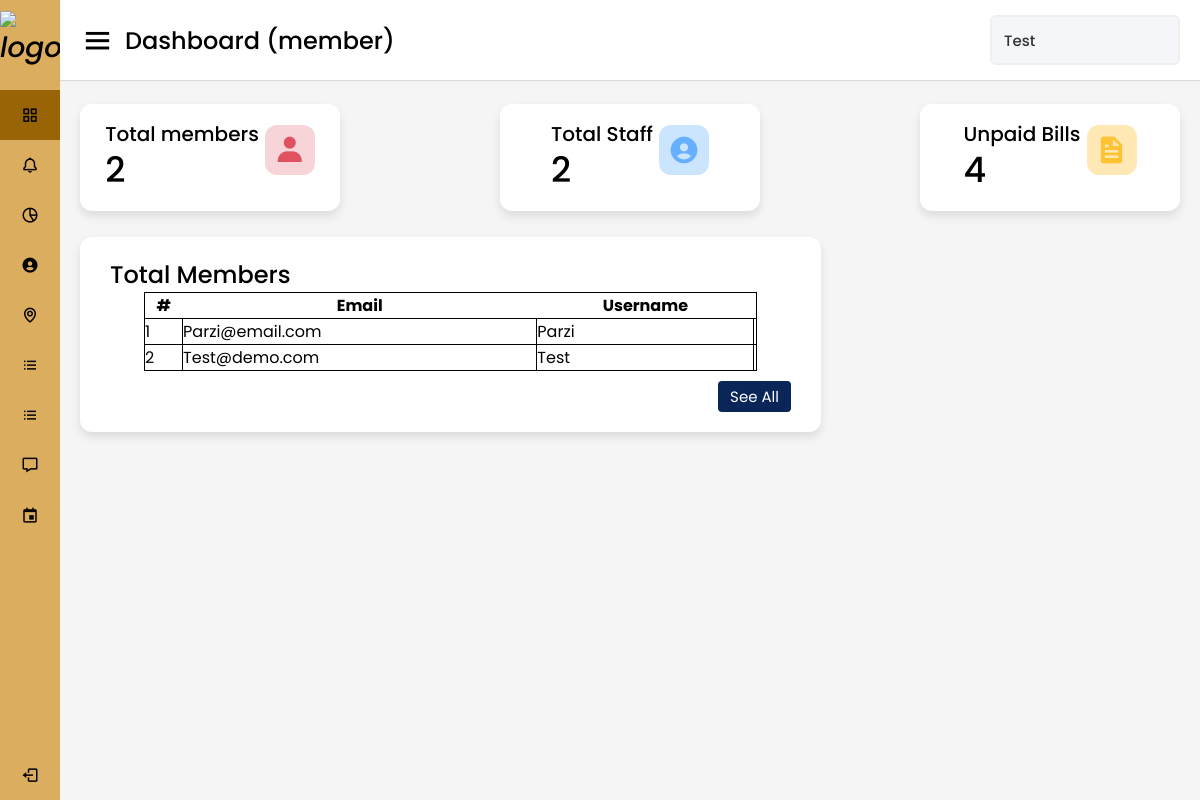
Screenshot of /members/Dashboard/member.php (signed in) with the database file from the repository.
### tables this page shows
CREATE TABLE `member` (
  `id` int(11) NOT NULL,
  `username` varchar(50) NOT NULL,
  `email` varchar(50) NOT NULL,
  `password` varchar(255) NOT NULL,
  `address` varchar(255) NOT NULL,
  `phone` int(10) DEFAULT NULL,
  `created_at` datetime DEFAULT current_timestamp()
);

### members/Dashboard/member.php (the view, shortened to what this page needs)
<!DOCTYPE html>
<html lang="en" dir="ltr">
<head>
    <link rel="stylesheet" href="member.css">
    <link href='https://unpkg.com/boxicons@2.0.7/css/boxicons.min.css' rel='stylesheet'>
</head>
<body>
    <div class="sidebar">
        <div class="logo-details">
            <i><img src="1.png"
                 alt="logo" width="100px" height="100px"></i>
            <span class="logo_name">HMS</span>
        </div>
        <ul class="nav-links">
            <li>
                <a href="member.php" class="active">
                    <i class='bx bx-grid-alt'></i>
                    <span class="links_name">Dashboard </span>
                </a>
            </li>
            <li>
                <a href="../Announcement/member_annou.php">
                    <i class='bx bx-bell'></i>
                    <span class="links_name">Announcement</span>
                </a>
            </li>
            <li>
                <a href="../Bill/index.php">
                    <i class='bx bx-pie-chart-alt-2'></i>
                    <span class="links_name">Maintainence Bill</span>
                </a>
            </li>
            <li>
                <a href="../Home_Services/home_ser.php">
                    <i class='bx bxs-user-circle'></i>
                    <span class="links_name">Home Service</span>
                </a>
            </li>
            <li>
                <a href="../Neighbourhood/member_neigh.php">
                    <i class='bx bx-map'></i>
                    <span class="links_name">Neighbourhood</span>
                </a>
            </li>
            <li>
                <a href="../Members/index.php">
                    <i class='bx bx-list-ul'></i>
                    <span class="links_name">Members</span>
                </a>
            </li>
            <li>
                <a href="../Members/staff/index.php">
                    <i class='bx bx-list-ul'></i>
                    <span class="links_name">Staff</span>
                </a>
            </li>
            <li>
                <a href="https://discord.gg/ytmJWCjyHZ" target="_blank">
                    <i class='bx bx-message'></i>
                    <span class="links_name">Chat Box</span>
                </a>
            </li>
            <li>
                <a href="../Event_calender/member_event.php">
                    <i class='bx bx-calendar-event'></i>
                    <span class="links_name">Events</span>
                </a>
            </li>
            <li class="log_out">
                <a href="../../logout.php">
                    <i class='bx bx-log-out'></i>
                    <span class="links_name">Log out</span>
                </a>
            </li>
        </ul>
    </div>
    <section class="home-section">
        <nav>
            <div class="sidebar-button">
                <i class='bx bx-menu sidebarBtn'></i>
                <span class="dashboard">Dashboard (member)</span>
            </div>
            <div class="profile-details">
                <span class="admin_name"><?php echo $_SESSION["username"]; ?></span>
            </div>
        </nav>
        <div class="home-content">
            <div class="overview-boxes">
                <div class="box">
                    <div class="right-side">
                        <div class="box-topic">Total members</div>
                        <?php
                            $con = new mysqli('localhost', 'root', '', 'hms');
                            $sql = "SELECT * FROM member";
                            if ($result=mysqli_query($con,$sql)) {
                                $rowcount=mysqli_num_rows($result);
                            }
                        ?>
                        <div class="number"><?php echo $rowcount ?></div>
                    </div>
                    <i class='bx bxs-user icon member'></i>
                </div>
                <div class="box">
                    <div class="right-side">
                        <div class="box-topic">Total Staff</div>
                        <?php
                            $con = new mysqli('localhost', 'root', '', 'hms');
                            $sql = "SELECT * FROM staff";
                            if ($result=mysqli_query($con,$sql)) {
                                $rowcount=mysqli_num_rows($result);
                            }
                        ?>
                        <div class="number"><?php echo $rowcount ?></div>
                    </div>
                    <i class='bx bxs-user-circle  icon staff'></i>
                </div>
                <div class="box">
                    <div class="right-side">
                        <div class="box-topic">Unpaid Bills</div>
                        <?php
                            $con = new mysqli('localhost', 'root', '', 'hms');
                            $sql = "SELECT * FROM billing where status=0";
                            if ($result=mysqli_query($con,$sql)) {
                                $rowcount=mysqli_num_rows($result);
                            }
                        ?>
                        <div class="number"><?php echo $rowcount ?></div>
                    </div>
                    <i class='bx bxs-file icon file'></i>
                </div>
            </div>
            <div class="sales-boxes">
            <div class="registry box">
                    <div class="title">Total Members</div>
                    <div class="registry-details">
            <table class="table-striped table-bordered col-md-12" style="border: 1px solid black; border-collapse: collapse; width:90%; margin-bottom: 10px; ">
			<thead style="border: 1px solid black; border-collapse: collapse">
				<tr style="border: 1px solid black; border-collapse: collapse">
					<th class="text-center">#</th>
					<th class="text-center">Email</th>
					<th class="text-center">Username</th>
				</tr>
			</thead>
			<tbody>
				<?php
 					$member = $con->query("SELECT * FROM member order by username asc");
 					$i = 1;
 					while($row= $member->fetch_assoc()):
				 ?>
				 <tr style="border: 1px solid black; border-collapse: collapse">
				 	<td class="text-center" style="border: 1px solid black; border-collapse: collapse">
				 		<?php echo $i++ ?>
				 	</td>
				 	<td style="border: 1px solid black; border-collapse: collapse">
				 		<?php echo ucwords($row['email']) ?>
				 	</td>
				 	<td style="border: 1px solid black; border-collapse: collapse">
				 		<?php echo $row['username'] ?>
				 	</td>
				 	<td>
                     </td>
				 </tr>
				<?php endwhile; ?>
			</tbody>
		</table>
                    <div class="button">
                        <a href="../Members/index.php">See All</a>
                    </div>
                </div>
            </div>
        </div>
    </section>
</body>
</html>

### members/Dashboard/member.css (style rules this page uses)
* { margin: 0; padding: 0; box-sizing: border-box; font-family: 'Poppins', sans-serif; }
.sidebar { position: fixed; height: 100%; width: 240px; background: #dbae5f; transition: all 0.5s ease; }
.sidebar .logo-details { height: 80px; display: flex; align-items: center; }
.sidebar .logo-details i { font-size: 28px; font-weight: 500; color: rgb(3, 1, 1); min-width: 60px; text-align: center }
.sidebar .logo-details .logo_name { color: rgb(3, 1, 1); font-size: 24px; font-weight: 500; }
.sidebar .nav-links { margin-top: 10px; }
.sidebar .nav-links li { position: relative; list-style: none; height: 50px; }
.sidebar .nav-links li a { height: 100%; width: 100%; display: flex; align-items: center; text-decoration: none; transition: all 0.4s ease; }
.sidebar .nav-links li a.active { background: #996406; }
.sidebar .nav-links li i { min-width: 60px; text-align: center; font-size: 18px; color: rgb(3, 1, 1); }
.sidebar .nav-links li a .links_name { color: rgb(3, 1, 1); font-size: 15px; font-weight: 400; white-space: nowrap; }
.sidebar .nav-links .log_out { position: absolute; bottom: 0; width: 100%; }
.home-section { position: relative; background: #f5f5f5; min-height: 100vh; width: calc(100% - 240px); left: 240px; transition: all 0.5s ease; }
.home-section nav { display: flex; justify-content: space-between; height: 80px; background: #fff; display: flex; align-items: center; position: fixed; width: calc(100% - 240px); left: 240px; z-index: 100; padding: 0 20px; box-shadow: 0 1px 1px rgba(0, 0, 0, 0.1); transition: all 0.5s ease; }
.home-section nav .sidebar-button { display: flex; align-items: center; font-size: 24px; font-weight: 500; }
nav .sidebar-button i { font-size: 35px; margin-right: 10px; }
.home-section nav .profile-details { display: flex; align-items: center; background: #F5F6FA; border: 2px solid #EFEEF1; border-radius: 6px; height: 50px; min-width: 190px; padding: 0 15px 0 2px; }
nav .profile-details .admin_name { font-size: 15px; font-weight: 500; color: #333; margin: 0 10px; white-space: nowrap; }
.home-section .home-content { position: relative; padding-top: 104px; }
.home-content .overview-boxes { display: flex; align-items: center; justify-content: space-between; flex-wrap: wrap; padding: 0 20px; margin-bottom: 26px; }
.overview-boxes .box { display: flex; align-items: center; justify-content: center; width: calc(100% / 4 - 15px); background: #fff; padding: 15px 14px; border-radius: 12px; box-shadow: 0 5px 10px rgba(0,0,0,0.1); }
.overview-boxes .box-topic { font-size: 20px; font-weight: 500; }
.home-content .box .number { display: inline-block; font-size: 35px; margin-top: -6px; font-weight: 500; }
.home-content .box .icon { display: inline-block; font-size: 32px; height: 50px; width: 50px; background: #cce5ff; line-height: 50px; text-align: center; color: #66b0ff; border-radius: 12px; margin: -15px 0 0 6px; }
.home-content .box .staff { color: #66b0ff; background: #cce5ff; }
.home-content .box .member { color: #e05260; background: #f7d4d7 ; }
.home-content .box .file { color: #ffc233; background: #ffe8b3; }
.home-content .sales-boxes { display: flex; justify-content: space-between; }
.home-content .sales-boxes .registry { width: 65%; background: #fff; padding: 20px 30px; margin: 0 20px; border-radius: 12px; box-shadow: 0 5px 10px rgba(0, 0, 0, 0.1); }
.home-content .sales-boxes .registry-details { display: flex; flex-direction: column; align-items: center; justify-content: space-between; }
.sales-boxes .box .title { font-size: 24px; font-weight: 500; }
.sales-boxes .box .button { width: 100%; display: flex; justify-content: flex-end; }
.sales-boxes .box .button a { color: #fff; background: #0A2558; padding: 4px 12px; font-size: 15px; font-weight: 400; border-radius: 4px; text-decoration: none; transition: all 0.3s ease; }
@media (max-width: 1240px) { .sidebar { width: 60px; } }
@media (max-width: 1240px) { .home-section { width: calc(100% - 60px); left: 60px; } }
@media (max-width: 1240px) { .home-section nav { width: calc(100% - 60px); left: 60px; } }

### rows the page displays
member: email "Parzi@email.com", username "Parzi"
member: email "Test@demo.com", username "Test"

### other values shown
$_SESSION["username"] "Test"
$rowcount "2"
$rowcount "4"
